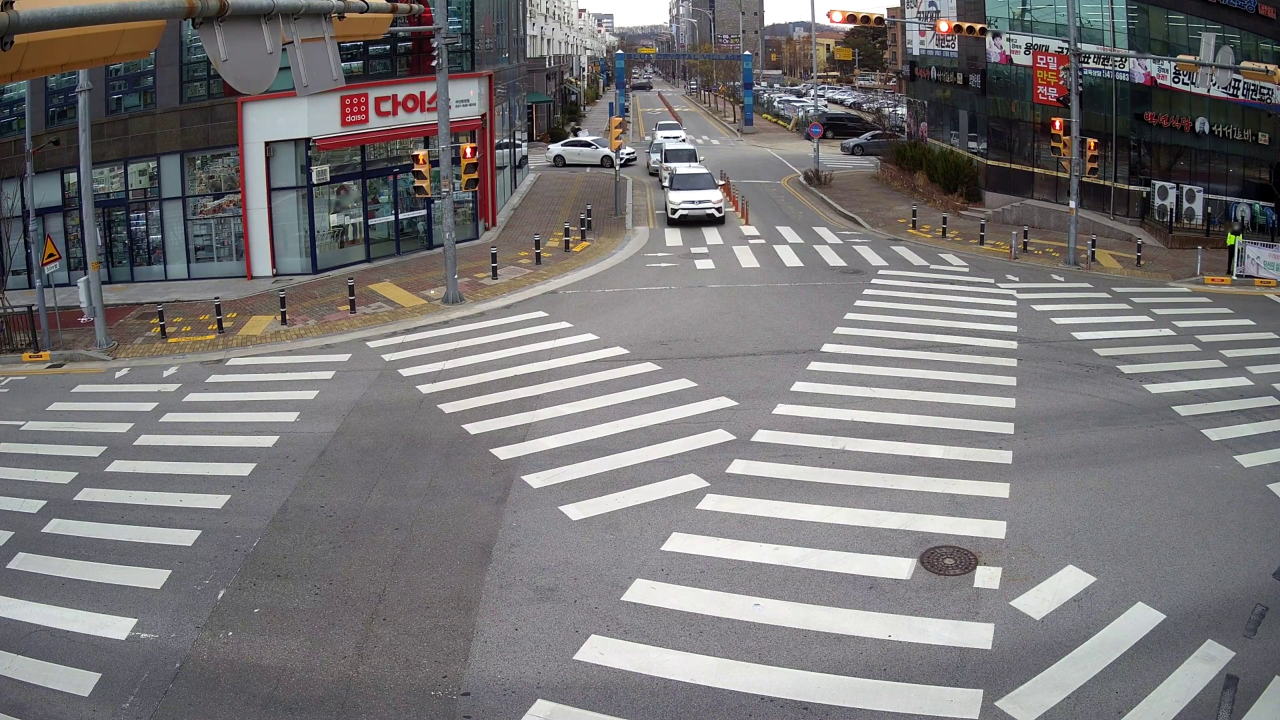
#> input picture image/test_1.jpg, 3840 x 2160 px, found by its file name (shown at 1/3 size)
$ jupyter execute test.ipynb
#> lines starting #> are read from the running program, lines starting #| are printed output that depends on the picture; pictures that were not available may be replaced by others from this repository, and a replacement may not be noted
[cell 1]
import cv2 as cv
import numpy as np
from PIL import Image

#Read source image
im = cv.imread('test_1.jpg')
#> im is the input picture: shape (2160, 3840, 3); mean B, G, R 119.5, 118.6, 120.9

#Four corners of the book in source image
x = np.array([[12, 1132, 1], [12, 2148, 1], [3836, 2156, 1], [3836, 888, 1], [2640, 736, 1], [2340, 520, 1], [2552, 508, 1], [2488, 428, 1],
              [2200, 424, 1], [2036, 276, 1], [1892, 268, 1], [1896, 436, 1], [1596, 440, 1], [1588, 508, 1], [1896, 520, 1], [1908, 720, 1], [1428, 944, 1]])

#Read destination image
im_ = cv.imread('naver_map.png')
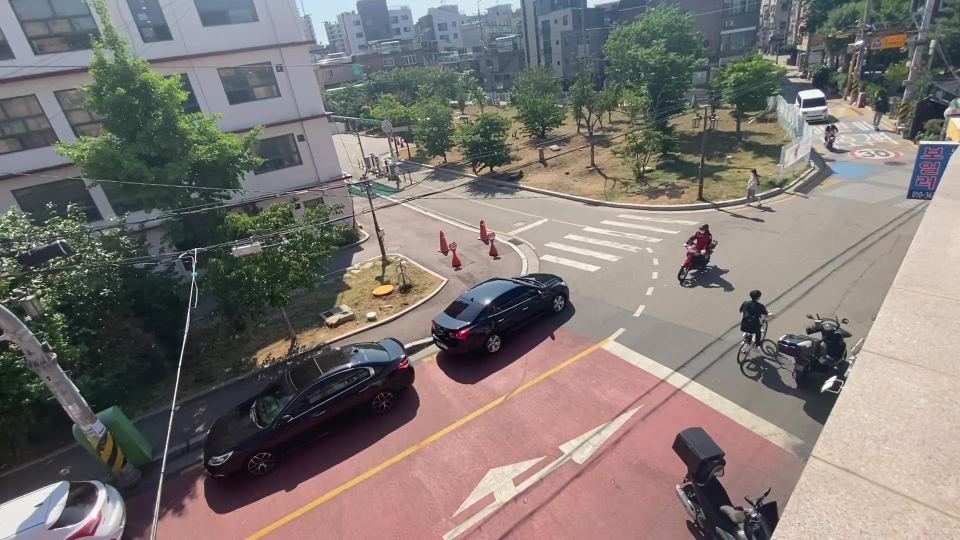
#> input picture image/test_2.jpg, 1920 x 1080 px, given in place of naver_map.png, which was not available (shown at 1/2 size)
#> im_ is the input picture: shape (1080, 1920, 3); mean B, G, R 114.2, 118, 124.9

#Four corners of the book in destination image
x_ = np.array([[2912, 1464, 1], [3352, 1272, 1], [3380, 980, 1], [2792, 664, 1], [2504, 944, 1], [1956, 964, 1], [1752, 816, 1], [1388, 812, 1],
               [1224, 952, 1], [956, 960, 1], [956, 1096, 1], [1304, 1132, 1], [1384, 1280, 1], [1664, 1244, 1], [1816, 1148, 1], [2496, 1100, 1], [2768, 1212, 1]])

#Calculate Homography
h_,status = cv.findHomography(x,x_)

print(h_)

im_out = cv.warpPerspective(im,h_,(im_.shape[1],im_.shape[0]))
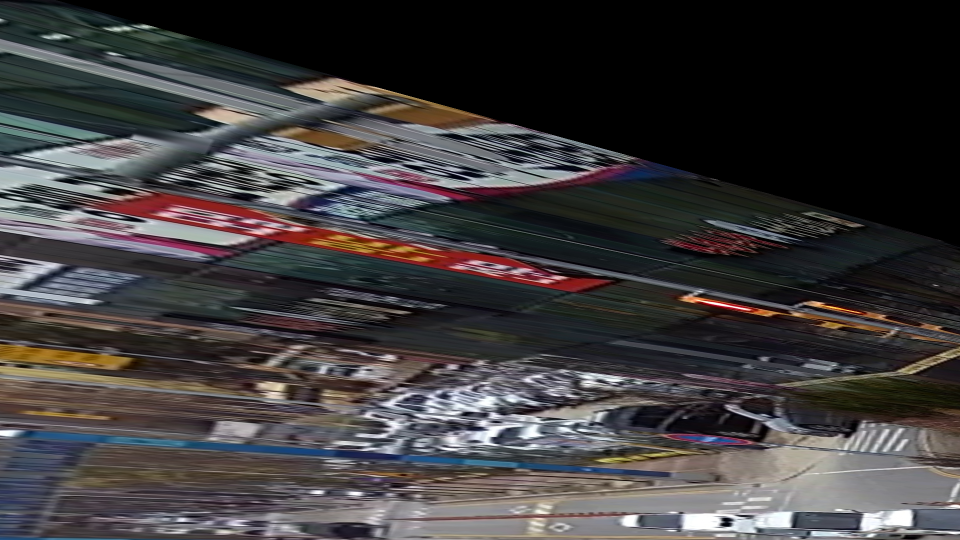
#> im_out: shape (1080, 1920, 3) (shown at 1/2 size); mean B, G, R 61.3, 60.5, 63.3
im_out = cv.resize(im_out, (int(im_out.shape[1]/4), int(im_out.shape[0]/4)))
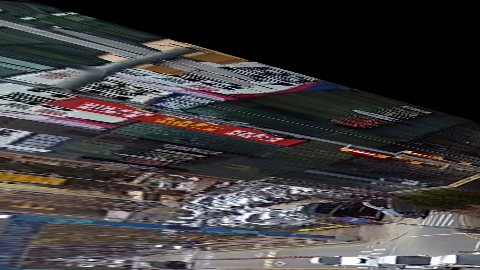
#> im_out: shape (270, 480, 3); mean B, G, R 61.4, 60.6, 63.4

cv.imshow("test", im_out)

im_out = cv.resize(im_out, (int(im_out.shape[1]*4), int(im_out.shape[0]*4)))
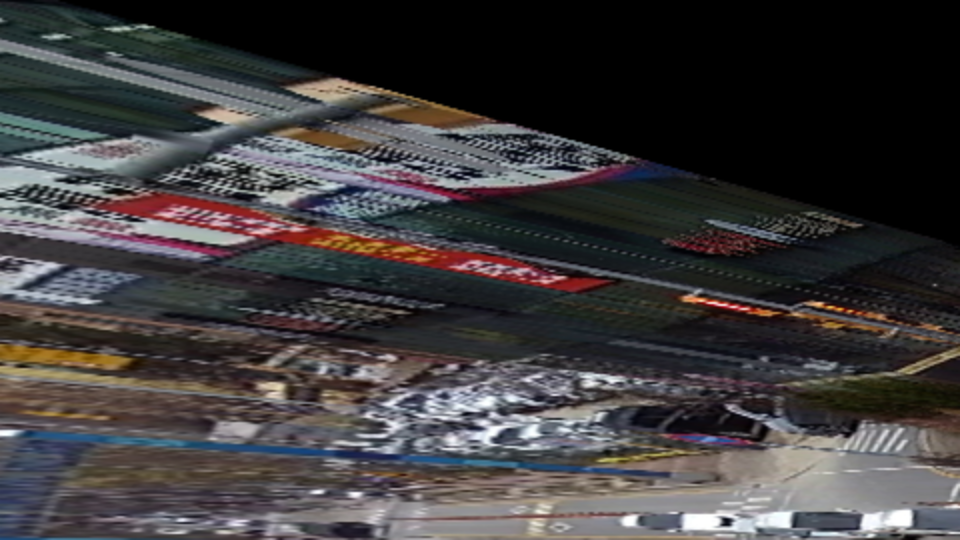
#> im_out: shape (1080, 1920, 3) (shown at 1/2 size); mean B, G, R 61.3, 60.5, 63.3

im_out = Image.fromarray(im_out)
im_out.save("result.jpeg")


# 새로운 대응점 배열 생성

new_pt = []

for i in range(len(x)):
    pt = x[i]

    new_x = (h_[0][0]*pt[0] + h_[0][1]*pt[1] + h_[0][2]) / (h_[2][0]*pt[0] + h_[2][1]*pt[1] + 1)
    new_y = (h_[1][0]*pt[0] + h_[1][1]*pt[1] + h_[1][2]) / (h_[2][0]*pt[0] + h_[2][1]*pt[1] + 1)

    new_pt.append(new_x)
    new_pt.append(new_y)

new_pt = np.array(new_pt).reshape(-1,2)

# print("new_pt", new_pt)

cv.waitKey()
cv.destroyAllWindows()
